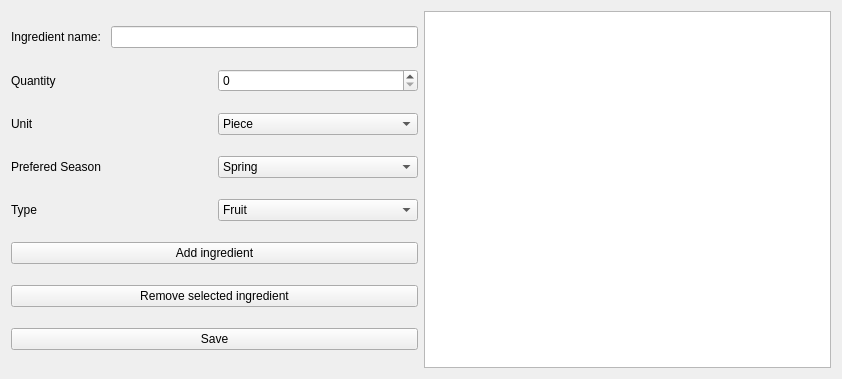
<?xml version="1.0" encoding="UTF-8"?>
<ui version="4.0">
 <class>Form</class>
 <widget class="QWidget" name="Form">
  <property name="geometry">
   <rect>
    <x>0</x>
    <y>0</y>
    <width>842</width>
    <height>379</height>
   </rect>
  </property>
  <property name="windowTitle">
   <string>Form</string>
  </property>
  <layout class="QHBoxLayout" name="horizontalLayout_6">
   <item>
    <layout class="QVBoxLayout" name="verticalLayout">
     <item>
      <layout class="QHBoxLayout" name="horizontalLayout">
       <item>
        <widget class="QLabel" name="label">
         <property name="text">
          <string>Ingredient name: </string>
         </property>
        </widget>
       </item>
       <item>
        <widget class="QLineEdit" name="lineEdit_ingredient_name"/>
       </item>
      </layout>
     </item>
     <item>
      <layout class="QHBoxLayout" name="horizontalLayout_2">
       <item>
        <widget class="QLabel" name="label_2">
         <property name="text">
          <string>Quantity</string>
         </property>
        </widget>
       </item>
       <item>
        <widget class="QSpinBox" name="spinBox_quantity">
         <property name="prefix">
          <string/>
         </property>
         <property name="maximum">
          <number>100000</number>
         </property>
        </widget>
       </item>
      </layout>
     </item>
     <item>
      <layout class="QHBoxLayout" name="horizontalLayout_3">
       <item>
        <widget class="QLabel" name="label_3">
         <property name="text">
          <string>Unit</string>
         </property>
        </widget>
       </item>
       <item>
        <widget class="QComboBox" name="comboBox_unit">
         <property name="currentText">
          <string>Piece</string>
         </property>
         <property name="currentIndex">
          <number>0</number>
         </property>
         <item>
          <property name="text">
           <string>Piece</string>
          </property>
         </item>
         <item>
          <property name="text">
           <string>Milli-litre (ml)</string>
          </property>
         </item>
         <item>
          <property name="text">
           <string>Gram (g)</string>
          </property>
         </item>
         <item>
          <property name="text">
           <string>Table spoon</string>
          </property>
         </item>
         <item>
          <property name="text">
           <string>Tea spoon</string>
          </property>
         </item>
         <item>
          <property name="text">
           <string>New Item</string>
          </property>
         </item>
        </widget>
       </item>
      </layout>
     </item>
     <item>
      <layout class="QHBoxLayout" name="horizontalLayout_5">
       <item>
        <widget class="QLabel" name="label_5">
         <property name="text">
          <string>Prefered Season</string>
         </property>
        </widget>
       </item>
       <item>
        <widget class="QComboBox" name="comboBox_season">
         <item>
          <property name="text">
           <string>Spring</string>
          </property>
         </item>
         <item>
          <property name="text">
           <string>Summer</string>
          </property>
         </item>
         <item>
          <property name="text">
           <string>Autumn</string>
          </property>
         </item>
         <item>
          <property name="text">
           <string>Winter</string>
          </property>
         </item>
         <item>
          <property name="text">
           <string>Not relevant</string>
          </property>
         </item>
        </widget>
       </item>
      </layout>
     </item>
     <item>
      <layout class="QHBoxLayout" name="horizontalLayout_4">
       <item>
        <widget class="QLabel" name="label_4">
         <property name="text">
          <string>Type</string>
         </property>
        </widget>
       </item>
       <item>
        <widget class="QComboBox" name="comboBox_type">
         <item>
          <property name="text">
           <string>Fruit</string>
          </property>
         </item>
         <item>
          <property name="text">
           <string>Veggy</string>
          </property>
         </item>
         <item>
          <property name="text">
           <string>Spice</string>
          </property>
         </item>
         <item>
          <property name="text">
           <string>Dairy</string>
          </property>
         </item>
         <item>
          <property name="text">
           <string>Dry food</string>
          </property>
         </item>
         <item>
          <property name="text">
           <string>Condiment</string>
          </property>
         </item>
         <item>
          <property name="text">
           <string>Fish</string>
          </property>
         </item>
         <item>
          <property name="text">
           <string>Red meat</string>
          </property>
         </item>
         <item>
          <property name="text">
           <string>White meat</string>
          </property>
         </item>
         <item>
          <property name="text">
           <string>Pink meat</string>
          </property>
         </item>
        </widget>
       </item>
      </layout>
     </item>
     <item>
      <widget class="QPushButton" name="pushButton_add_ingredient">
       <property name="text">
        <string>Add ingredient</string>
       </property>
      </widget>
     </item>
     <item>
      <widget class="QPushButton" name="pushButton_remove_ingredient">
       <property name="text">
        <string>Remove selected ingredient</string>
       </property>
      </widget>
     </item>
     <item>
      <widget class="QPushButton" name="pushButton_save">
       <property name="text">
        <string>Save</string>
       </property>
      </widget>
     </item>
    </layout>
   </item>
   <item>
    <widget class="QTableWidget" name="tableWidget_ingredient_list">
     <attribute name="horizontalHeaderCascadingSectionResizes">
      <bool>false</bool>
     </attribute>
    </widget>
   </item>
  </layout>
 </widget>
 <resources/>
 <connections/>
</ui>
